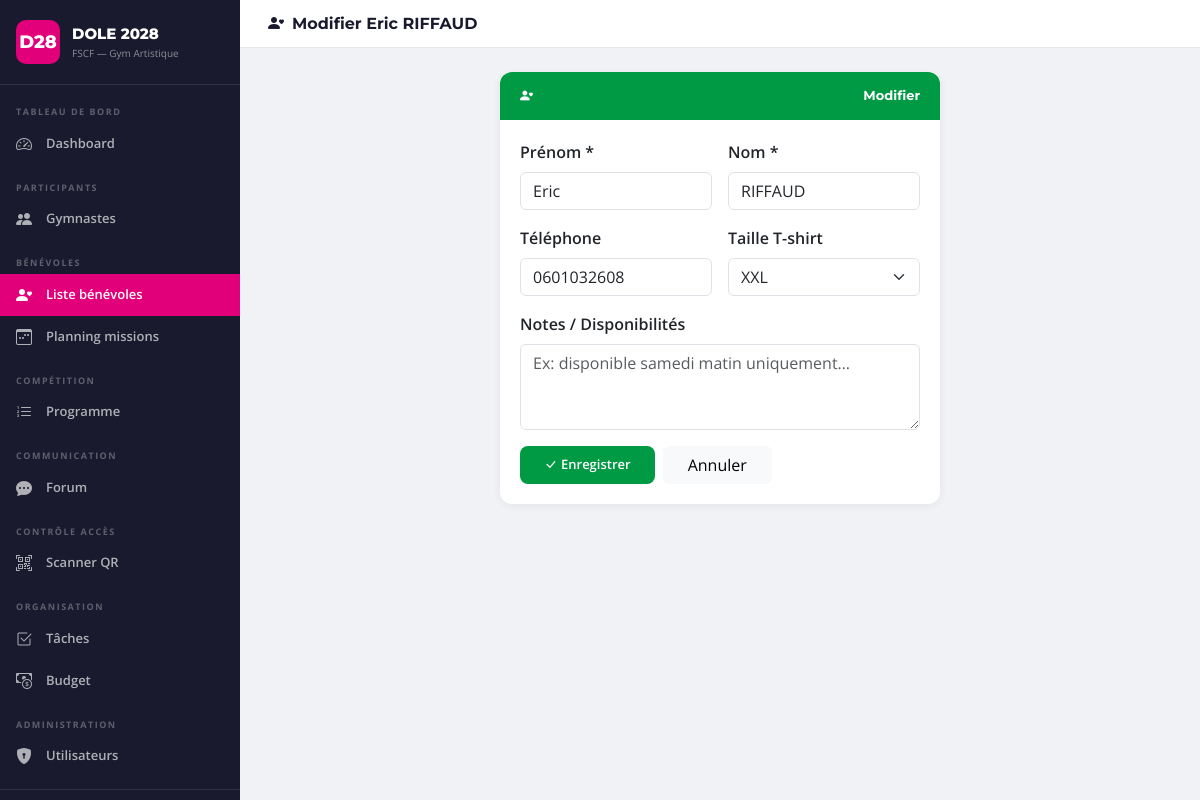
Screenshot of /benevoles/1/edit (signed in) with the database file from the repository.
### tables this page shows
CREATE TABLE users (
            id INTEGER PRIMARY KEY AUTOINCREMENT,
            email TEXT UNIQUE NOT NULL,
            password_hash TEXT NOT NULL,
            nom TEXT NOT NULL,
            prenom TEXT NOT NULL,
            role TEXT NOT NULL DEFAULT 'participant',
            created_at TEXT DEFAULT (datetime('now'))
        );

CREATE TABLE benevoles (
            id INTEGER PRIMARY KEY AUTOINCREMENT,
            user_id INTEGER NOT NULL,
            telephone TEXT DEFAULT '',
            tshirt TEXT DEFAULT 'M',
            notes TEXT DEFAULT '',
            FOREIGN KEY (user_id) REFERENCES users(id)
        );

### app.py (the view, shortened to what this page needs)
@app.route('/benevoles/<int:id>/edit', methods=['GET','POST'])
@login_required
def benevole_edit(id):
    if not current_user.is_admin: abort(403)
    conn = get_db()
    b = conn.execute('SELECT b.*,u.nom,u.prenom,u.email FROM benevoles b JOIN users u ON b.user_id=u.id WHERE b.id=?',(id,)).fetchone()
    if not b: abort(404)
    conn.close()
    return render_template('benevole_form.html', action='edit', item=b)

### app.py (called while the page is built)
def get_db():
    conn = sqlite3.connect(DATABASE)
    conn.row_factory = sqlite3.Row
    return conn

@login_manager.user_loader
def load_user(uid):
    conn = get_db()
    row = conn.execute('SELECT * FROM users WHERE id=?', (uid,)).fetchone()
    conn.close()
    return User(row) if row else None

    @property
    def is_admin(self): return self.role == 'admin'

    @property
    def is_staff(self): return self.role in ('admin', 'responsable')

    @property
    def full_name(self): return f"{self.prenom} {self.nom}"

### templates/benevole_form.html (shortened to what this page needs)
{% extends 'base.html' %}
{% block page_title %}<i class="bi bi-person-heart me-2"></i>{% if action=='new' %}Nouveau bénévole{% else %}Modifier {{ item.prenom }} {{ item.nom }}{% endif %}{% endblock %}
{% block content %}
<div class="row justify-content-center">
<div class="col-lg-6">
<div class="fscf-card">
  <div class="fscf-card-header green"><i class="bi bi-person-heart me-2"></i>{% if action=='new' %}Créer un bénévole{% else %}Modifier{% endif %}</div>
  <div class="fscf-card-body">
    <form method="POST">
      <div class="row g-3">
        <div class="col-md-6">
          <label class="form-label fw-semibold">Prénom *</label>
          <input type="text" name="prenom" class="form-control" value="{{ item.prenom if item else '' }}" required>
        </div>
        <div class="col-md-6">
          <label class="form-label fw-semibold">Nom *</label>
          <input type="text" name="nom" class="form-control" value="{{ item.nom if item else '' }}" required>
        </div>
        <div class="col-md-6">
          <label class="form-label fw-semibold">Téléphone</label>
          <input type="tel" name="tel" class="form-control" value="{{ item.telephone if item else '' }}">
        </div>
        <div class="col-md-6">
          <label class="form-label fw-semibold">Taille T-shirt</label>
          <select name="tshirt" class="form-select">
            {% for s in ['XS','S','M','L','XL','XXL'] %}
            <option value="{{ s }}" {% if item and item.tshirt==s %}selected{% elif not item and s=='M' %}selected{% endif %}>{{ s }}</option>
            {% endfor %}
          </select>
        </div>
        <div class="col-12">
          <label class="form-label fw-semibold">Notes / Disponibilités</label>
          <textarea name="notes" class="form-control" rows="3" placeholder="Ex: disponible samedi matin uniquement…">{{ item.notes if item else '' }}</textarea>
        </div>
        <div class="col-12 d-flex gap-2">
          <button type="submit" class="btn-fscf px-4 py-2" style="background:var(--green);">
            <i class="bi bi-check-lg me-1"></i>{% if action=='new' %}Créer{% else %}Enregistrer{% endif %}
          </button>
          <a href="{{ url_for('benevoles_list') }}" class="btn btn-light px-4">Annuler</a>
        </div>
      </div>
    </form>
  </div>
</div>
</div>
</div>
{% endblock %}

### static/css/style.css (style rules this page uses)
:root { --pink: #E2007A; --navy: #1a1a2e; --blue: #0066CC; --green: #009944; --sidebar-w: 240px; }
* { box-sizing: border-box; }
body { font-family: 'Open Sans', sans-serif; background: #f0f2f5; margin: 0; }
.fscf-card { background: white; border-radius: 12px; box-shadow: 0 2px 8px rgba(0,0,0,.06); overflow: hidden; }
.fscf-card-header { background: var(--navy); color: white; padding: 14px 20px; font-family: 'Montserrat', sans-serif; font-weight: 700; font-size: 13px; display: flex; align-items: center; justify-content: space-between; }
.fscf-card-header.green { background: var(--green); }
.fscf-card-body { padding: 20px; }
.btn-fscf { background: var(--pink); color: white; border: none; border-radius: 8px; padding: 8px 18px; font-weight: 600; font-size: 13px; cursor: pointer; transition: background .15s; }

### rows the page displays
users: prenom "Eric", nom "RIFFAUD"
benevoles: tel "0601032608", tshirt "XXL"
